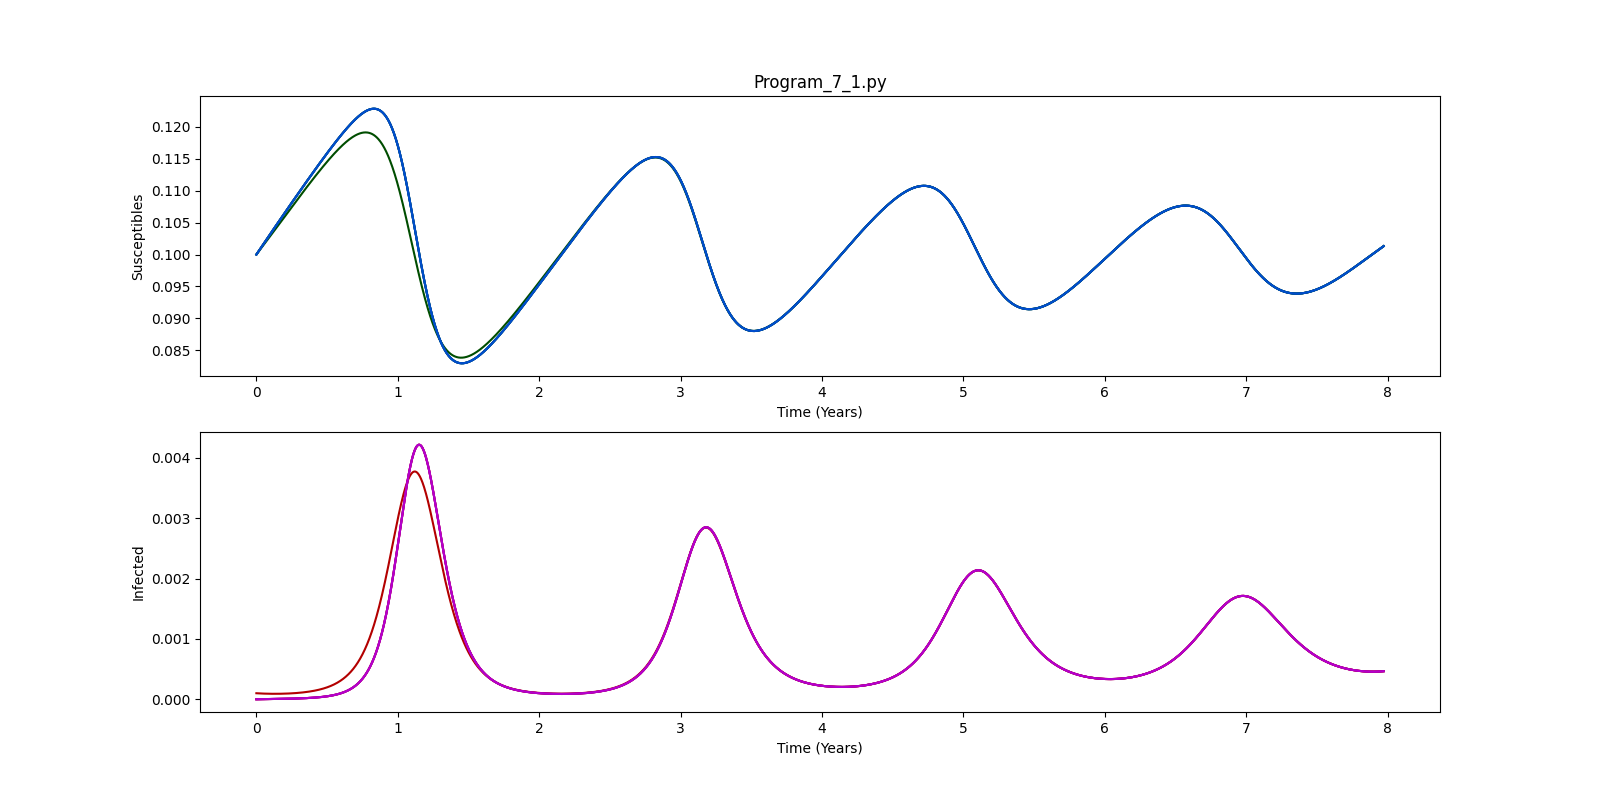

Reproduce this figure in Python.
#!/usr/bin/env python3

####################################################################
###    This is the PYTHON version of program 7.1 from page 241 of  #
### "Modeling Infectious Disease in humans and animals"            #
### by Keeling & Rohani.										   #
###																   #
### It is the SIR epidemic in a metapopulation with "animal-like"  #
### movements of infected or susceptible individuals across the    #
### network.                                                       #
###																   #
### The default model employs global coupling between ALL          #
### subpopulations                                                 #
####################################################################

###################################
### Written by Ilias Soumpasis    #
### [email redacted]	  #
###################################

# Environment Preparation
import scipy.integrate as spi
import numpy as np
import pylab as pl

# Parameters
n=5;
beta=1.0*np.ones(n);
gamma=0.1*np.ones(n);
nu=0.0001*np.ones(n);
mu=0.0001*np.ones(n);
X0=0.1*np.ones(n);
Y0=0.0*np.ones(n); Y0[0]=0.0001;
m=0.001*np.ones((n,n)); m=m-np.diag(np.diag(m));
ND=MaxTime=2910.0;
TS=1.0

INPUT=np.hstack((X0,Y0))

# Model Definition
def diff_eqs(INP,t):
	'''The main set of equations'''
	Y=np.zeros((2*n))
	V = INP
	for i in range(n):
		Y[i] = nu[i] - beta[i]*V[i]*V[n+i] - mu[i]*V[i];
		Y[n+i] = beta[i]*V[i]*V[n+i] - mu[i]*V[n+i] - gamma[i]*V[n+i]
		for j in range(n):
			Y[i]+=m[i][j]*V[j] - m[j][i]*V[i];
			Y[n+i]+=m[i][j]*V[n+j] - m[j][i]*V[n+i];
	return Y   # For odeint

# Model Run
t_start = 0.0; t_end = ND; t_inc = TS
t_range = np.arange(t_start, t_end+t_inc, t_inc)
RES = spi.odeint(diff_eqs,INPUT,t_range)

# PRint Results
print (RES)

#Ploting
pl.figure(figsize=(16, 8))
pl.subplot(211)
for i in range(n):
	pl.plot(t_range/365.0, RES[:,i], color=(0.0,0.3,i/5))
pl.xlabel('Time (Years)')
pl.ylabel('Susceptibles')
pl.title("Program_7_1.py")
pl.subplot(212)
for i in range(n):
	pl.plot(t_range/365.0, RES[:,i+n], color=(0.7,0.0,i/5))
pl.ylabel('Infected')
pl.xlabel('Time (Years)')
pl.savefig("Program_7_1.png")
pl.show()
